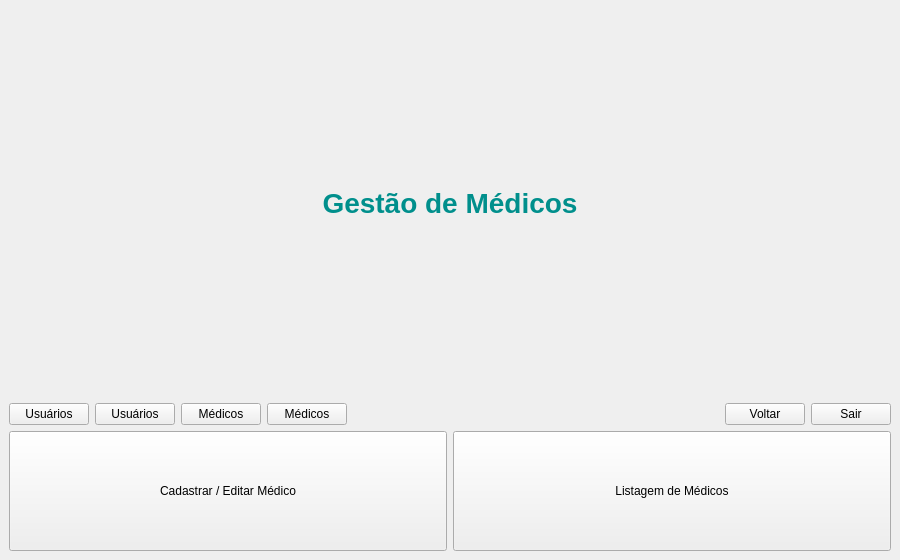
<?xml version="1.0" encoding="UTF-8"?>
<ui version="4.0">
 <class>MainWindow</class>
 <widget class="QMainWindow" name="MainWindow">
  <property name="geometry">
   <rect>
    <x>0</x>
    <y>0</y>
    <width>900</width>
    <height>560</height>
   </rect>
  </property>
  <property name="windowTitle">
   <string>ALTUS - Médicos</string>
  </property>
  <widget class="QWidget" name="centralwidget">
   <layout class="QVBoxLayout" name="verticalLayout">
    <item>
     <widget class="QLabel" name="lbl_titulo">
      <property name="styleSheet">
       <string notr="true">font-size: 28px; font-weight: 700; color: #008f8c;</string>
      </property>
      <property name="text">
       <string>Gestão de Médicos</string>
      </property>
      <property name="alignment">
       <set>Qt::AlignCenter</set>
      </property>
     </widget>
    </item>
    <item>
     <layout class="QHBoxLayout" name="topActions">
      <item>
       <widget class="QPushButton" name="btn_usuarios">
        <property name="text">
         <string>Usuários</string>
        </property>
       </widget>
      </item>
      <item>
       <widget class="QPushButton" name="btn_usuarios2">
        <property name="text">
         <string>Usuários</string>
        </property>
       </widget>
      </item>
      <item>
       <widget class="QPushButton" name="btn_medicos">
        <property name="text">
         <string>Médicos</string>
        </property>
       </widget>
      </item>
      <item>
       <widget class="QPushButton" name="btn_medicos2">
        <property name="text">
         <string>Médicos</string>
        </property>
       </widget>
      </item>
      <item>
       <spacer name="horizontalSpacer">
        <property name="orientation">
         <enum>Qt::Horizontal</enum>
        </property>
        <property name="sizeHint" stdset="0">
         <size>
          <width>40</width>
          <height>20</height>
         </size>
        </property>
       </spacer>
      </item>
      <item>
       <widget class="QPushButton" name="btn_voltar">
        <property name="text">
         <string>Voltar</string>
        </property>
       </widget>
      </item>
      <item>
       <widget class="QPushButton" name="btn_sair">
        <property name="text">
         <string>Sair</string>
        </property>
       </widget>
      </item>
     </layout>
    </item>
    <item>
     <layout class="QHBoxLayout" name="mainActions">
      <item>
       <widget class="QPushButton" name="btn_cadastro">
        <property name="minimumSize">
         <size>
          <width>260</width>
          <height>120</height>
         </size>
        </property>
        <property name="text">
         <string>Cadastrar / Editar Médico</string>
        </property>
       </widget>
      </item>
      <item>
       <widget class="QPushButton" name="btn_listagem">
        <property name="minimumSize">
         <size>
          <width>260</width>
          <height>120</height>
         </size>
        </property>
        <property name="text">
         <string>Listagem de Médicos</string>
        </property>
       </widget>
      </item>
     </layout>
    </item>
   </layout>
  </widget>
 </widget>
 <resources/>
 <connections/>
</ui>
